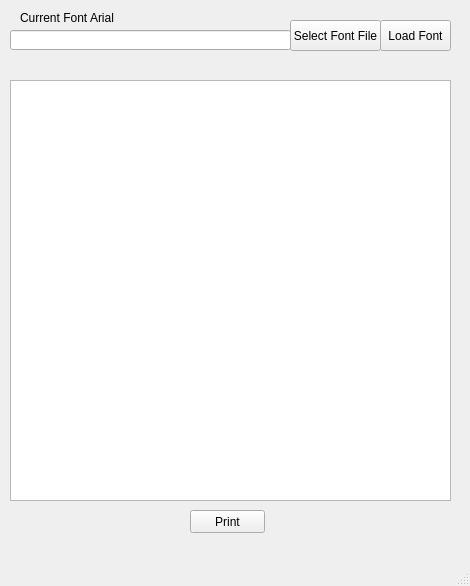
<?xml version="1.0" encoding="UTF-8"?>
<ui version="4.0">
 <class>MainWindow</class>
 <widget class="QMainWindow" name="MainWindow">
  <property name="geometry">
   <rect>
    <x>0</x>
    <y>0</y>
    <width>470</width>
    <height>586</height>
   </rect>
  </property>
  <property name="windowTitle">
   <string>MainWindow</string>
  </property>
  <widget class="QWidget" name="centralwidget">
   <widget class="QPlainTextEdit" name="TextToPrint">
    <property name="geometry">
     <rect>
      <x>10</x>
      <y>80</y>
      <width>441</width>
      <height>421</height>
     </rect>
    </property>
   </widget>
   <widget class="QPushButton" name="PrintButton">
    <property name="geometry">
     <rect>
      <x>190</x>
      <y>510</y>
      <width>75</width>
      <height>23</height>
     </rect>
    </property>
    <property name="text">
     <string>Print</string>
    </property>
   </widget>
   <widget class="QLineEdit" name="FontFileText">
    <property name="geometry">
     <rect>
      <x>10</x>
      <y>30</y>
      <width>281</width>
      <height>20</height>
     </rect>
    </property>
   </widget>
   <widget class="QPushButton" name="LoadFontFileButton">
    <property name="geometry">
     <rect>
      <x>290</x>
      <y>20</y>
      <width>91</width>
      <height>31</height>
     </rect>
    </property>
    <property name="text">
     <string>Select Font File</string>
    </property>
   </widget>
   <widget class="QPushButton" name="LoadFontButton">
    <property name="geometry">
     <rect>
      <x>380</x>
      <y>20</y>
      <width>71</width>
      <height>31</height>
     </rect>
    </property>
    <property name="text">
     <string>Load Font</string>
    </property>
   </widget>
   <widget class="QLabel" name="FontText">
    <property name="geometry">
     <rect>
      <x>20</x>
      <y>10</y>
      <width>71</width>
      <height>16</height>
     </rect>
    </property>
    <property name="text">
     <string>Current Font</string>
    </property>
   </widget>
   <widget class="QLabel" name="FontLabel">
    <property name="geometry">
     <rect>
      <x>90</x>
      <y>10</y>
      <width>71</width>
      <height>16</height>
     </rect>
    </property>
    <property name="text">
     <string>Arial</string>
    </property>
   </widget>
  </widget>
  <widget class="QMenuBar" name="menubar">
   <property name="geometry">
    <rect>
     <x>0</x>
     <y>0</y>
     <width>470</width>
     <height>21</height>
    </rect>
   </property>
  </widget>
  <widget class="QStatusBar" name="statusbar"/>
 </widget>
 <resources/>
 <connections/>
</ui>
